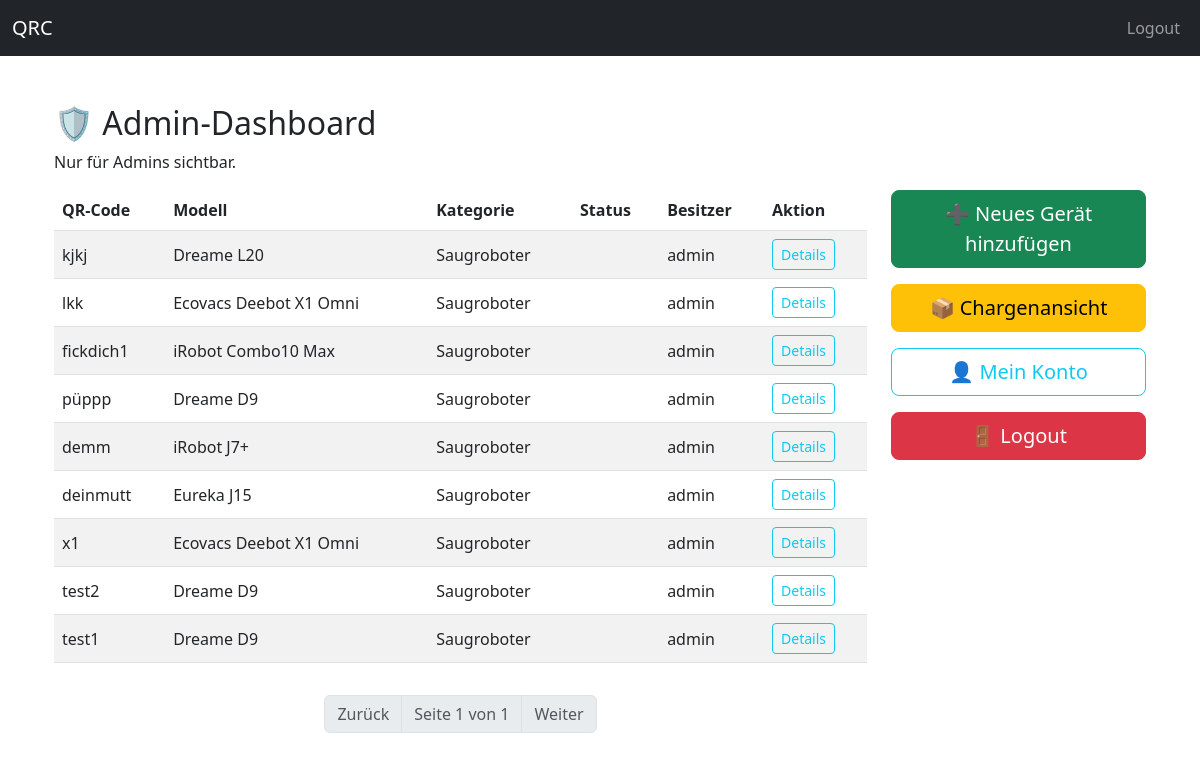
/admin/dashboard (signed in), run on an earlier commit of the app's database.
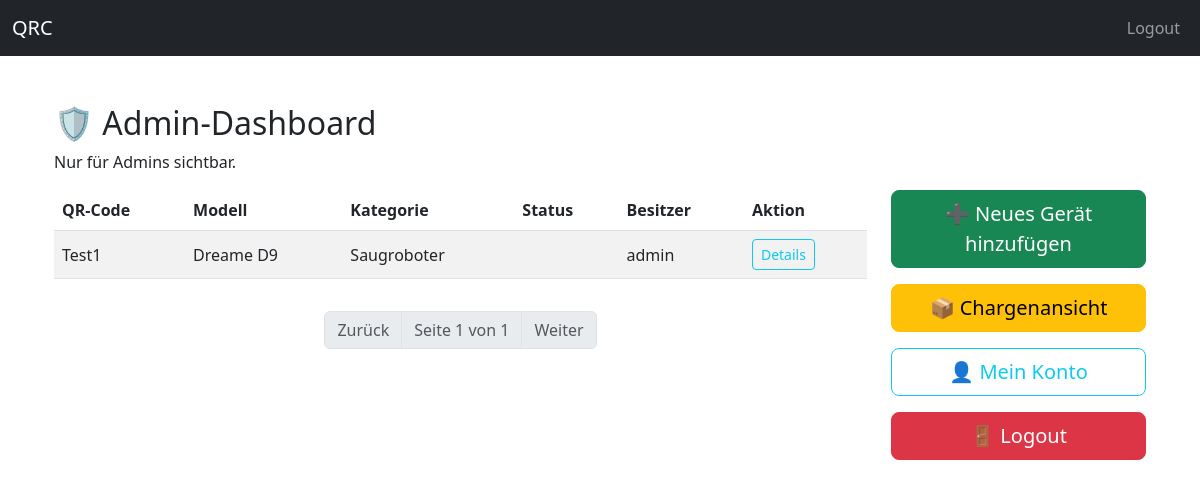
And on a later commit of the database.
### app/models/geraet_db.py (models this page shows)
class Geraet(db.Model):
    __tablename__ = "geraete"
    id = db.Column(db.Integer, primary_key=True)
    qrcode = db.Column(db.String, unique=True, nullable=False)
    modell_id = db.Column(
        db.Integer,
        db.ForeignKey("modell.id", name="fk_geraete_modell_id"),
        nullable=False
    )
    charge_id = db.Column(
        db.Integer,
        db.ForeignKey('charge.id', name="fk_geraete_charge_id"),
        nullable=True
    )
    zustand_id = db.Column(
        db.Integer,
        db.ForeignKey("zustaende.id", name="fk_geraete_zustand_id"),
        nullable=False
    )
    benutzer_id = db.Column(
        db.Integer,
        db.ForeignKey("benutzer.id", name="fk_geraete_benutzer_id"),
        nullable=True
    )
    status = db.Column(db.String, nullable=False, server_default="Unbekannt")
    ausgepackt = db.Column(db.Boolean, default=False)
    gereinigt = db.Column(db.Boolean, default=False)
    getestet = db.Column(db.Boolean, default=False)
    bilder_einpackfertig = db.Column(db.Boolean, default=False)
    bilder_fertig = db.Column(db.Boolean, default=False)
    einpackbereit = db.Column(db.Boolean, default=False)
    modell = db.relationship("Modell", back_populates="geraete")
    zustand = db.relationship("Zustand")
    benutzer = db.relationship("Benutzer", backref="geraete")
    historie = db.relationship("Historie", backref="geraet", lazy=True)
    module = db.relationship("Modul", back_populates="geraet", cascade="all, delete-orphan")
    teile = db.relationship("Teil", back_populates="geraet")
    testdurchlaeufe = db.relationship("GeraeteTestDurchlauf", back_populates="geraet", cascade="all, delete-orphan")

### app/models/modell_db.py (models this page shows, shortened)
class Modell(db.Model):
    __tablename__ = "modell"
    id = db.Column(db.Integer, primary_key=True, index=True)
    name = db.Column(db.String(100), unique=True, nullable=False, index=True)
    kategorie_id = db.Column(db.Integer, db.ForeignKey("kategorie.id"), nullable=False)
    unterkategorie_id = db.Column(db.Integer, db.ForeignKey("unterkategorie.id"), nullable=True)
    unterkategorie = db.relationship("Unterkategorie", backref="modelle")
    hersteller_id = db.Column(db.Integer, db.ForeignKey("hersteller.id"), nullable=False)
    hersteller = db.relationship("Hersteller", backref="modelle")
    kategorie = db.relationship("Kategorie", back_populates="modelle")
    geraete = db.relationship("Geraet", back_populates="modell")
    module = db.relationship(Modul, back_populates="modell", cascade="all, delete-orphan")

### app/models/kategorie_db.py (models this page shows, shortened)
class Kategorie(db.Model):
    __tablename__ = "kategorie"
    id = db.Column(db.Integer, primary_key=True)
    name = db.Column(db.String(100), nullable=False, unique=True)
    modelle = db.relationship("Modell", back_populates="kategorie", lazy=True)
    unterkategorien = db.relationship("Unterkategorie", backref="kategorie", lazy=True)

### app/models/benutzer_db.py (models this page shows, shortened)
class Benutzer(Base, UserMixin):
    __tablename__ = "benutzer"
    id = Column(Integer, primary_key=True)
    name = Column(String, unique=True, nullable=False)
    passwort_hash = Column(String, nullable=False)
    rolle = Column(String(20), nullable=False, default="user")
    email = Column(String(255), unique=True, nullable=True)       # Neu
    aktiv = Column(Boolean, nullable=False, default=True)         # Neu
    gesperrt = Column(Boolean, nullable=False, default=False)     # Neu
    created_at = Column(DateTime, default=datetime.utcnow)        # Neu
    @property
    def ist_admin(self):
        return self.rolle == "admin"

### app/routes/admin_routes.py (the view)
@admin_bp.route("/dashboard")
@login_required
def dashboard():
    if not current_user.ist_admin:
        abort(403)
    page = request.args.get('page', 1, type=int)
    per_page = 10
    geraete = GeraetDB.query.order_by(GeraetDB.id.desc()).paginate(page=page, per_page=per_page, error_out=False)
    return render_template("admin_dashboard.html", geraete=geraete)

### app/app.py (called while the page is built)
@login_manager.user_loader
def load_user(user_id):
    return Benutzer.query.get(int(user_id))

### app/templates/admin_dashboard.html (shortened to what this page needs)
{% extends "base.html" %}
{% block content %}
<div class="container mt-5">
  <h2>🛡️ Admin-Dashboard</h2>
  <p>Nur für Admins sichtbar.</p>
  <div class="row">
    <div class="col-lg-9 col-md-8 col-12">
      <div class="table-responsive" style="max-height: 600px; overflow-y: auto;">
        <table class="table table-striped align-middle">
          <thead>
            <tr>
              <th>QR-Code</th>
              <th>Modell</th>
              <th>Kategorie</th>
              <th>Status</th>
              <th>Besitzer</th>
              <th>Aktion</th>
            </tr>
          </thead>
          <tbody>
            {% for geraet in geraete.items %}
            <tr>
              <td>{{ geraet.qrcode }}</td>
              <td>
                {% if geraet.modell %}
                  {{ geraet.modell.name }}
                {% else %}
                  <span class="text-muted">Unbekannt</span>
                {% endif %}
              </td>
              <td>
                {% if geraet.modell and geraet.modell.kategorie %}
                  {{ geraet.modell.kategorie.name }}
                {% else %}
                  <span class="text-muted">Unbekannt</span>
                {% endif %}
              </td>
              <td>
              </td>
              <td>
                {% if geraet.benutzer %}
                  {{ geraet.benutzer.name }}
                {% else %}
                  <span class="text-muted">?</span>
                {% endif %}
              </td>
              <td>
                <a href="{{ url_for('geraete.geraet_seite', qrcode=geraet.qrcode) }}" class="btn btn-sm btn-outline-info">
                  Details
                </a>
              </td>
            </tr>
            {% endfor %}
          </tbody>
        </table>
      </div>
      <div class="d-flex justify-content-center my-3">
        <nav>
          <ul class="pagination">
            {% if geraete.has_prev %}
              <li class="page-item">
                <a class="page-link" href="{{ url_for('admin.dashboard', page=geraete.prev_num) }}">Zurück</a>
              </li>
            {% else %}
              <li class="page-item disabled">
                <span class="page-link">Zurück</span>
              </li>
            {% endif %}
            <li class="page-item disabled">
              <span class="page-link">Seite {{ geraete.page }} von {{ geraete.pages }}</span>
            </li>
            {% if geraete.has_next %}
              <li class="page-item">
                <a class="page-link" href="{{ url_for('admin.dashboard', page=geraete.next_num) }}">Weiter</a>
              </li>
            {% else %}
              <li class="page-item disabled">
                <span class="page-link">Weiter</span>
              </li>
            {% endif %}
          </ul>
        </nav>
      </div>
    </div>
    <div class="col-lg-3 col-md-4 col-12 mb-4">
      <div class="d-flex flex-column align-items-stretch gap-3">
        <a href="{{ url_for('geraete.geraet_neu') }}" class="btn btn-success btn-lg w-100">
          ➕ Neues Gerät hinzufügen
        </a>
        <a href="{{ url_for('admin.chargen') }}" class="btn btn-warning btn-lg w-100">
          📦 Chargenansicht
        </a>
        <a href="{{ url_for('benutzer.mein_konto') }}" class="btn btn-outline-info btn-lg w-100">
          👤 Mein Konto
        </a>
        <a href="{{ url_for('login.logout') }}" class="btn btn-danger btn-lg w-100">
          🚪 Logout
        </a>
      </div>
    </div>
  </div>
</div>
{% endblock %}

What changed in the data, as far as the page shows it:
removed Geraet: qrcode "kjkj", modell.name "Dreame L20", modell.kategorie.name "Saugroboter", benutzer.name "admin"
removed Geraet: qrcode "lkk", modell.name "Ecovacs Deebot X1 Omni", modell.kategorie.name "Saugroboter", benutzer.name "admin"
removed Geraet: qrcode "fickdich1", modell.name "iRobot Combo10 Max", modell.kategorie.name "Saugroboter", benutzer.name "admin"
removed Geraet: qrcode "püppp", modell.name "Dreame D9", modell.kategorie.name "Saugroboter", benutzer.name "admin"
removed Geraet: qrcode "demm", modell.name "iRobot J7+", modell.kategorie.name "Saugroboter", benutzer.name "admin"
removed Geraet: qrcode "deinmutt", modell.name "Eureka J15", modell.kategorie.name "Saugroboter", benutzer.name "admin"
removed Geraet: qrcode "x1", modell.name "Ecovacs Deebot X1 Omni", modell.kategorie.name "Saugroboter", benutzer.name "admin"
removed Geraet: qrcode "test2", modell.name "Dreame D9", modell.kategorie.name "Saugroboter", benutzer.name "admin"
changed Geraet "Dreame D9": qrcode "test1" → "Test1"
